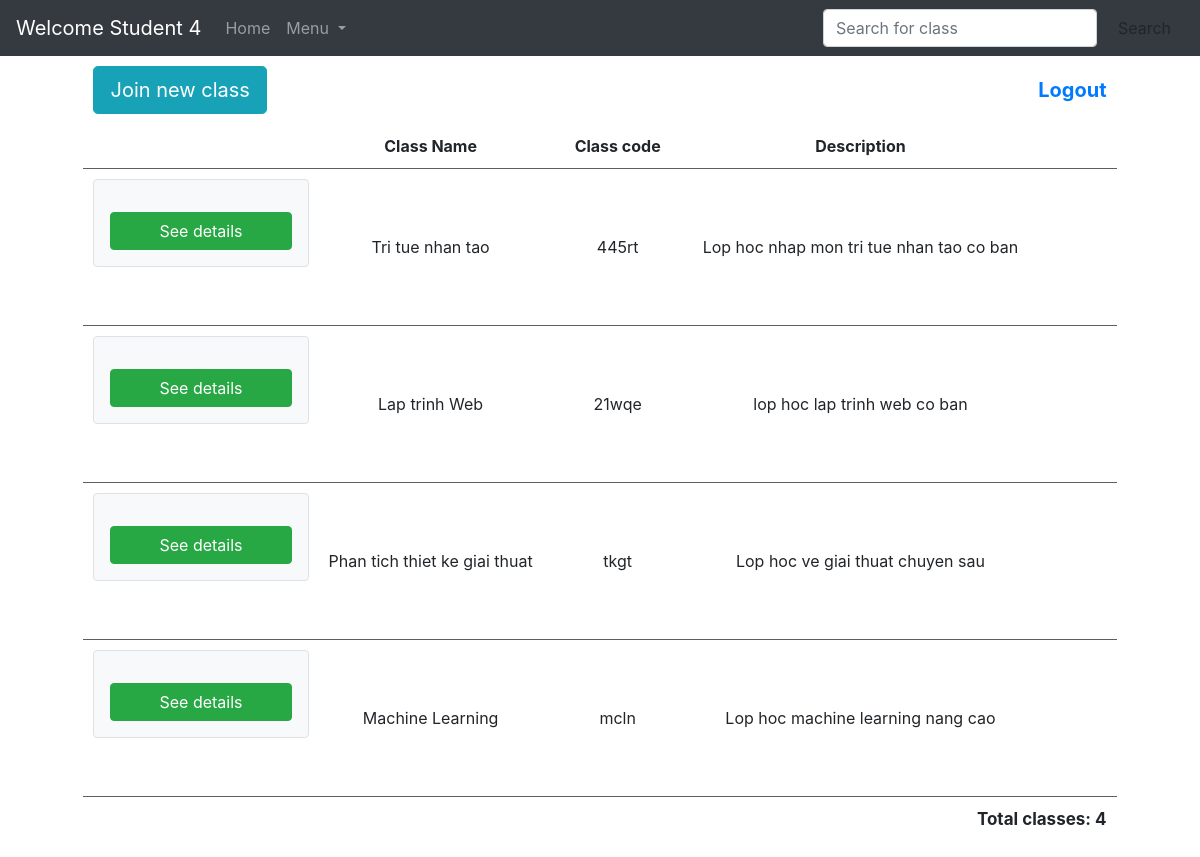
The page /Main_s.php (signed in) on the database its author committed.
### tables this page shows
CREATE TABLE `class` (
  `id_class` int(5) NOT NULL,
  `name` varchar(100) NOT NULL,
  `code` varchar(5) NOT NULL,
  `description` varchar(500) NOT NULL,
  `id_account_teacher` int(5) NOT NULL
);

### Main_s.php (the view, shortened to what this page needs)
<!DOCTYPE html>
<html lang="en">
<head>
    <link rel="stylesheet" href="https://maxcdn.bootstrapcdn.com/bootstrap/4.5.2/css/bootstrap.min.css">
</head>
<body>
<?php
    $id_student = $_SESSION['id_account'];
?>
<nav class="navbar navbar-expand-sm bg-dark navbar-dark">
  <a class="navbar-brand" href="#"> Welcome <?= $_SESSION['name'] ?> </a>
  <ul class="navbar-nav">
    <li class="nav-item">
      <a class="nav-link" href="login.php">Home</a>
    </li>
    <li class="nav-item dropdown">
      <a class="nav-link dropdown-toggle" href="#" id="navbardrop" data-toggle="dropdown">
        Menu
      </a>
    </li>
  </ul>
    <form method="get" action="Main_s.php" class="form-inline ml-auto">
      <div class="md-form my-0">
        <input class="form-control" id="seach_content" name="seach_content" type="text" placeholder="Search for class" aria-label="Search">
      </div>
      <button class="btn btn-outline-white btn-md my-0 ml-sm-2" type="submit">Search</button>
    </form>
</nav>
<table cellpadding="10" cellspacing="10" border="0" style="border-collapse: collapse; margin: auto">
    <tr class="control" style="text-align: left; font-weight: bold; font-size: 20px">
        <td colspan="4">
            <button type="button" class="btn btn-info btn-lg" data-toggle="modal" data-target="#myModal">Join new class</button>
        </td>
		<td>
            <a href="logout.php">Logout</a>
        </td>
    </tr>
    <tr class="header">
        <td></td>
        <td>Class Name</td>
        <td>Class code</td>
        <td>Description</td>
        <td></td>
    </tr>
    <?php
$servername = "localhost";
$username = "phuc";
$password = "phuc";
$dbname = "ClassRoom_final";
$conn = new mysqli($servername, $username, $password, $dbname);
    if(isset($_GET['seach_content']))
       $sql = "SELECT * FROM class WHERE id_class IN (SELECT id_class FROM nav WHERE id_student_account='$id_student' AND valid=1) AND class.name LIKE '%".$_GET['seach_content']."%'";
    else
	   $sql = "SELECT * FROM class WHERE id_class IN (SELECT id_class FROM nav WHERE id_student_account='$id_student' AND valid=1)";
    $result = $conn->query($sql) or die($conn->error);
	while ($row = $result->fetch_assoc()) {
	?>
    <tr class="item">
        <td>
            <form method="post" action="class_details_s.php" class="border rounded w-100 mb-5 mx-auto px-3 pt-3 bg-light">
                <div class="form-group">
                    <button class="btn btn-success px-5">See details</button>
                </div>
            </form>
        </td>
        <td><?php echo $row["name"] ?></td>
        <td><?php echo $row["code"] ?></td>
        <td><?php echo $row["description"]?></td>
    </tr>
	<?php
	}
	?>
    <tr class="control" style="text-align: right; font-weight: bold; font-size: 17px">
        <td colspan="5">
            <p>Total classes: <?php echo $result->num_rows ?></p>
        </td>
    </tr>
</table>
</body>
</html>

### Main_s.php (style rules this page uses)
body { padding-top: 0px; }
table { text-align: center; }
td { padding: 10px; }
tr.item { border-top: 1px solid #5e5e5e; border-bottom: 1px solid #5e5e5e; }
tr.item td { min-width: 150px; }
tr.header { font-weight: bold; }
a { text-decoration: none; }

### rows shown on the page
class: name "Tri tue nhan tao", code "445rt", description "Lop hoc nhap mon tri tue nhan tao co ban"
class: name "Lap trinh Web", code "21wqe", description "lop hoc lap trinh web co ban"
class: name "Phan tich thiet ke giai thuat", code "tkgt", description "Lop hoc ve giai thuat chuyen sau"
class: name "Machine Learning", code "mcln", description "Lop hoc machine learning nang cao"

### other values the page prints
$_SESSION['name'] "Student 4"
$result->num_rows "4"
